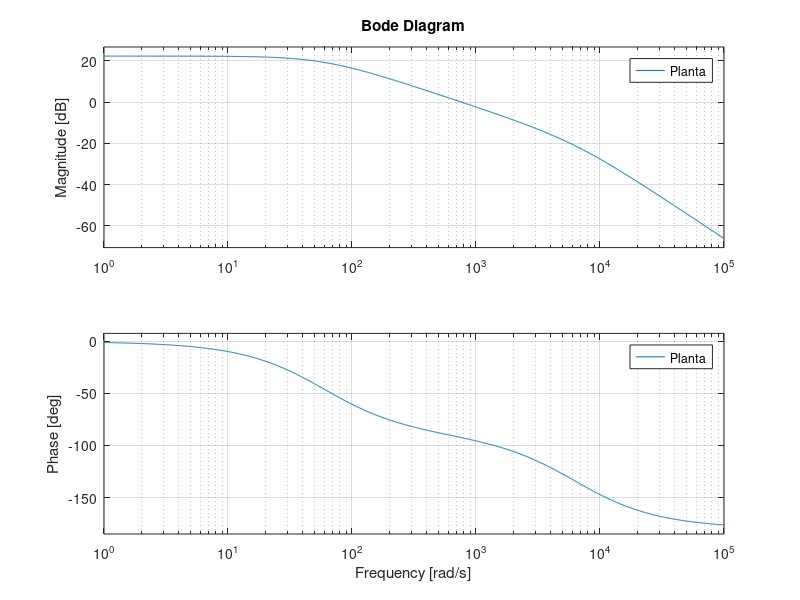
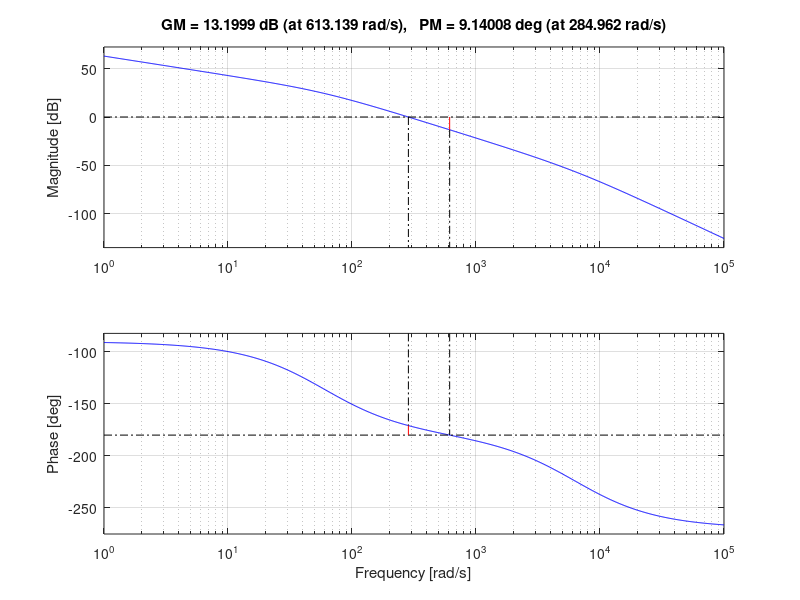
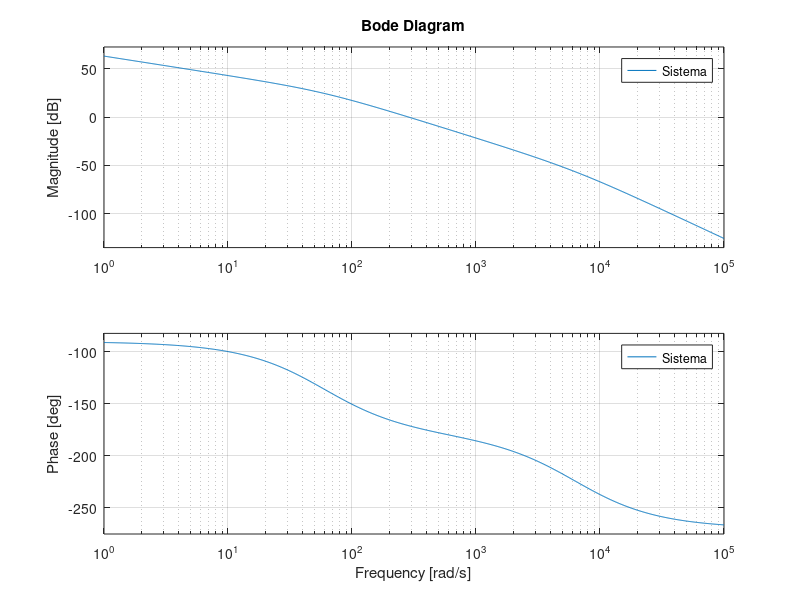

Write MATLAB code to recreate these figures, in order.
Planta = tf([13.095],[2.66*10^(-6) 0.0171 1])

figure
bode(Planta)
figure
step(Planta)
Kp = 2.8522
Ki = 104.55

Controlador = tf([Kp + Ki], [1 0])

Sistema = Controlador*Planta

margin(Sistema)

figure
bode(Sistema)